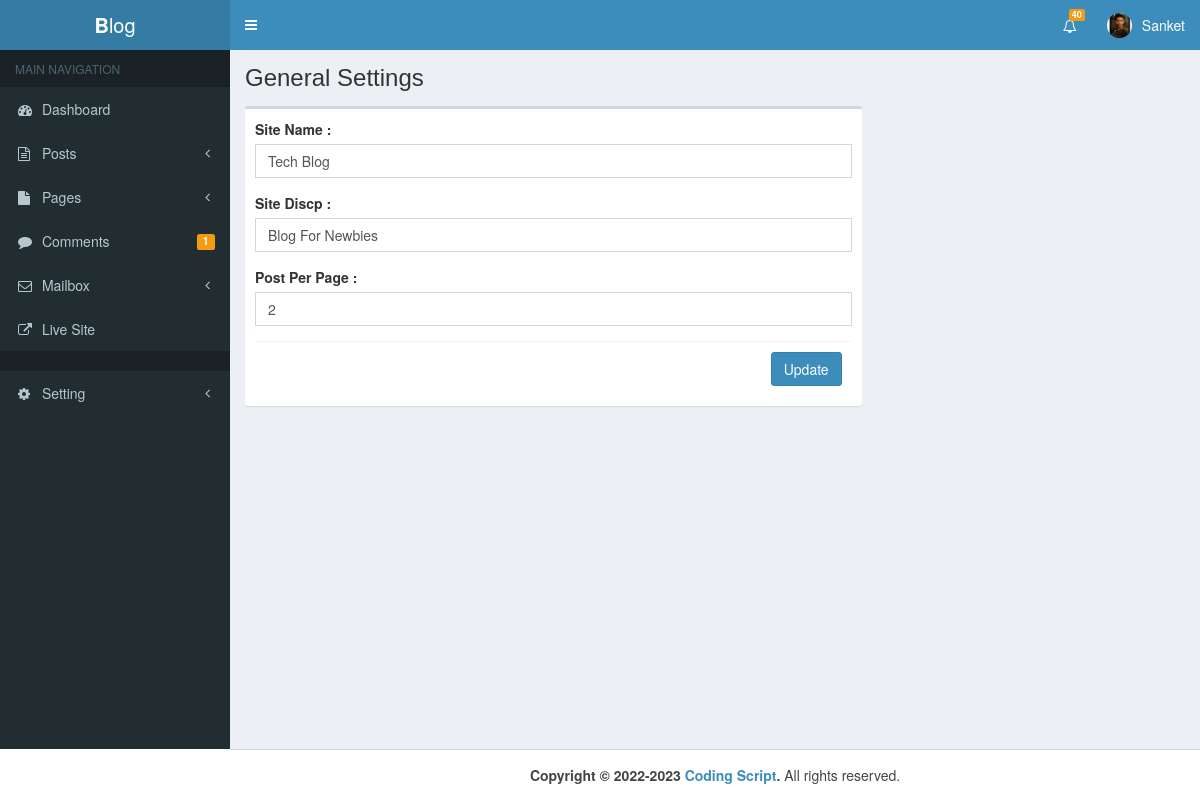
/admin/general.php (signed in), run on the app's committed database.
### tables this page shows
CREATE TABLE `user` (
  `id` int(11) NOT NULL,
  `username` varchar(100) NOT NULL,
  `email` varchar(100) NOT NULL,
  `website` varchar(100) NOT NULL,
  `fname` varchar(100) NOT NULL,
  `lname` varchar(100) NOT NULL,
  `bio` mediumtext NOT NULL,
  `detail` varchar(500) NOT NULL,
  `password` varchar(100) NOT NULL,
  `img` varchar(1000) NOT NULL,
  `registered_date` varchar(100) NOT NULL
);

CREATE TABLE `options` (
  `id` int(11) NOT NULL,
  `name` varchar(200) NOT NULL,
  `value` varchar(500) NOT NULL
);

### admin/general.php (the view, shortened to what this page needs)
<?php
include "header.php"
?>
<body class="hold-transition skin-blue sidebar-mini">
<div class="wrapper">
  <?php include "nav.php" ?>
  <?php include "sidebar.php" ?>
  <div class="content-wrapper">
    <section class="content-header">
      <h1>
        General Settings
      </h1>
    </section>
    <section class="content">
      <div class="row">
        <form action="general.php" method="post">
          <div class="col-md-8">
            <div class="box">
                <div class="box-body">
                  <?php
                      $con = new mysqli("localhost","root","","blog");
                      $s = "SELECT * FROM options";
                      $r = mysqli_query($con,$s);
                      while ( $row = mysqli_fetch_array($r)) {
                        $name = ucwords(str_replace('_', ' ', $row['name']));
                        $value = $row['value'];
                   ?>
                  <div class="form-group">
                    <label><?php echo $name ?> :</label>
                    <input type="text" name="value" class="form-control" value="<?php echo "$value"; ?>">
                  </div>
                  <?php } ?>
                  <div class="box-footer">
                      <button type="submit" name="Update" class="btn btn-primary pull-right">Update</button>
                  </div>
                </div>
              </div>
            </div>
        </form>
      </div>
    </section>
  </div>
</div>
  <?php include "footer.php" ?>
</body>

### admin/nav.php (shortened to what this page needs)
<?php
$con = new mysqli("localhost","root","","blog");
$i = $_SESSION['User_Id'];
$sql = "SELECT * FROM user WHERE id = '$i'";
$result = mysqli_query($con,$sql);
$row = mysqli_fetch_array($result);
$user = $row['username'];
$img = $row['img'];
 ?>
<header class="main-header">
  <a href="index.php" class="logo">
    <span class="logo-lg"><b>B</b>log</span>
  </a>
  <nav class="navbar navbar-static-top">
      <a href="#" class="sidebar-toggle" data-toggle="push-menu" role="button">
      </a>
      <div class="navbar-custom-menu">
        <ul class="nav navbar-nav">
          <li class="dropdown notifications-menu">
           <a href="#" class="dropdown-toggle" data-toggle="dropdown">
             <i class="fa fa-bell-o"></i>
             <span class="label label-warning">40</span>
           </a>
         </li>
          <li class="dropdown user user-menu">
            <a href="#" class="dropdown-toggle" data-toggle="dropdown">
              <?php if (!empty($img)): ?>
                <img src="upload/<?php echo "$img"; ?>" class="user-image" alt="User Image">
              <?php endif; ?>
              <span class="hidden-xs"><?php echo "$user"; ?></span>
            </a>
          </li>
        </ul>
      </div>
    </nav>
</header>

### admin/assets/css/main.css (style rules this page uses)
body { min-height: 100vh; }

### data on the page
user: img (placeholder picture), username "Sanket"
options: name "Site Name", value "Tech Blog"
options: name "Site Discp", value "Blog For Newbies"
options: name "Post Per Page", value "2"

### other printed values
$PendingComment "1"
